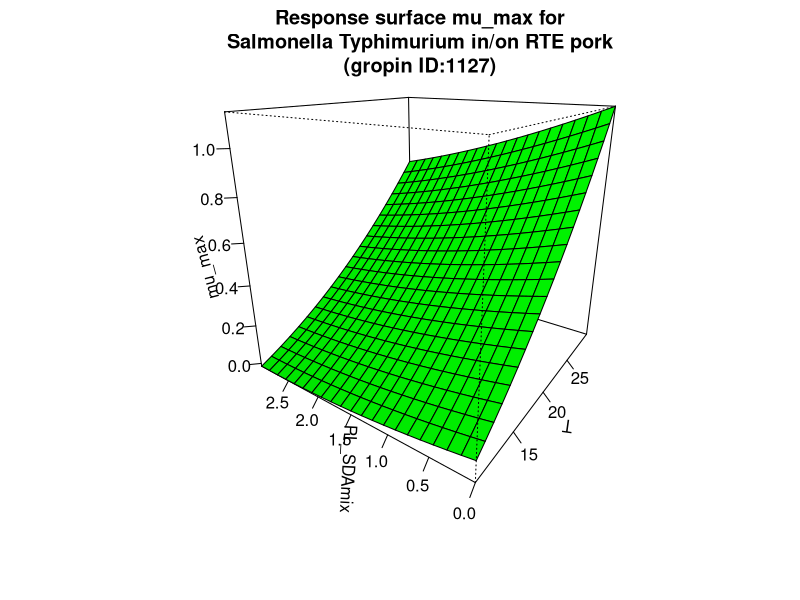

Reproduce this figure in R.
#############################
# start of Parameter script
#############################
T <- seq(10.01,29.97002997003,length.out=21)
PL_SDAmix <- seq(0,2.997002997003,length.out=21)
#############################
# end of Parameter script
#############################
############################# 
# start of Model script Gropin ID 1127 
#############################
 
# constant coefficients for this model
 
variables <- data.frame(T,PL_SDAmix)
argumentsPar <- expand.grid(variables)
 
# heart of the model
response_surface <- function(T,PL_SDAmix) {
   mumax <-(-0.1831)+0.0172*T-0.0231*PL_SDAmix-0.0046*T*PL_SDAmix+0.0009*(T^2)+0.0126*(PL_SDAmix^2)

return(mumax=mumax)
} 

# output parameters
mumax <- cbind(argumentsPar,response_surface(argumentsPar['T'],argumentsPar['PL_SDAmix']))
colnames(mumax) <- c(colnames(argumentsPar),'mumax')
#############################
# End of Model script
#############################
############################# 
# start of Visualisation script Gropin ID 1127 
#############################
persp(T,PL_SDAmix,matrix(unlist(mumax$mumax),nrow=21),col = 'green',xlab='T',ylab='PL_SDAmix',zlab='mu_max',main='Response surface mu_max for
Salmonella Typhimurium in/on RTE pork
(gropin ID:1127)',theta=305,phi=20,shade=0.25,ticktype = 'detailed')
#############################
# End of Visualisation script
#############################
